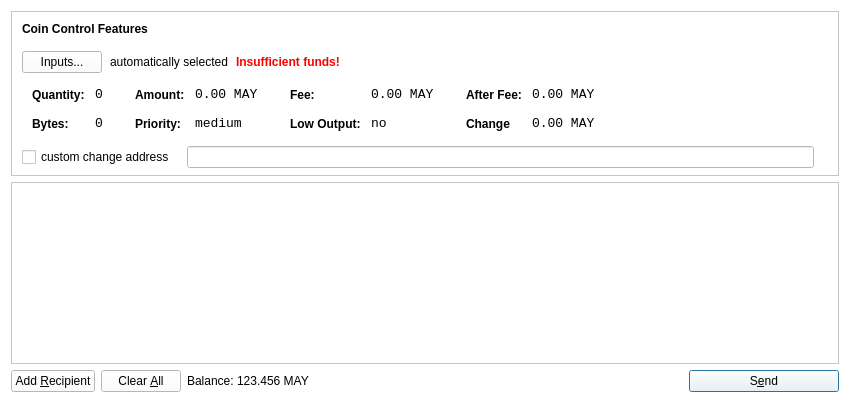
<?xml version="1.0" encoding="UTF-8"?>
<ui version="4.0">
 <class>SendCoinsDialog</class>
 <widget class="QDialog" name="SendCoinsDialog">
  <property name="geometry">
   <rect>
    <x>0</x>
    <y>0</y>
    <width>850</width>
    <height>400</height>
   </rect>
  </property>
  <property name="windowTitle">
   <string>Send Coins</string>
  </property>
  <property name="windowOpacity">
   <double>100.000000000000000</double>
  </property>
  <property name="autoFillBackground">
   <bool>false</bool>
  </property>
  <property name="styleSheet">
   <string notr="true">background-color: rgb(255, 255, 255);</string>
  </property>
  <layout class="QVBoxLayout" name="verticalLayout" stretch="0,1,0">
   <property name="bottomMargin">
    <number>8</number>
   </property>
   <item>
    <widget class="QFrame" name="frameCoinControl">
     <property name="sizePolicy">
      <sizepolicy hsizetype="Expanding" vsizetype="Expanding">
       <horstretch>0</horstretch>
       <verstretch>0</verstretch>
      </sizepolicy>
     </property>
     <property name="maximumSize">
      <size>
       <width>16777215</width>
       <height>16777215</height>
      </size>
     </property>
     <property name="frameShape">
      <enum>QFrame::StyledPanel</enum>
     </property>
     <property name="frameShadow">
      <enum>QFrame::Sunken</enum>
     </property>
     <layout class="QVBoxLayout" name="verticalLayoutCoinControl2">
      <property name="spacing">
       <number>6</number>
      </property>
      <property name="leftMargin">
       <number>0</number>
      </property>
      <property name="topMargin">
       <number>0</number>
      </property>
      <property name="rightMargin">
       <number>0</number>
      </property>
      <property name="bottomMargin">
       <number>6</number>
      </property>
      <item>
       <layout class="QVBoxLayout" name="verticalLayoutCoinControl" stretch="0,0,0,0,1">
        <property name="spacing">
         <number>0</number>
        </property>
        <property name="leftMargin">
         <number>10</number>
        </property>
        <property name="topMargin">
         <number>10</number>
        </property>
        <item>
         <layout class="QHBoxLayout" name="horizontalLayoutCoinControl1">
          <property name="bottomMargin">
           <number>15</number>
          </property>
          <item>
           <widget class="QLabel" name="labelCoinControlFeatures">
            <property name="sizePolicy">
             <sizepolicy hsizetype="Preferred" vsizetype="Maximum">
              <horstretch>0</horstretch>
              <verstretch>0</verstretch>
             </sizepolicy>
            </property>
            <property name="font">
             <font>
              <weight>75</weight>
              <bold>true</bold>
             </font>
            </property>
            <property name="styleSheet">
             <string notr="true">font-weight:bold;</string>
            </property>
            <property name="text">
             <string>Coin Control Features</string>
            </property>
           </widget>
          </item>
         </layout>
        </item>
        <item>
         <layout class="QHBoxLayout" name="horizontalLayoutCoinControl2" stretch="0,0,0,0">
          <property name="spacing">
           <number>8</number>
          </property>
          <property name="bottomMargin">
           <number>10</number>
          </property>
          <item>
           <widget class="QPushButton" name="pushButtonCoinControl">
            <property name="styleSheet">
             <string notr="true"/>
            </property>
            <property name="text">
             <string>Inputs...</string>
            </property>
           </widget>
          </item>
          <item>
           <widget class="QLabel" name="labelCoinControlAutomaticallySelected">
            <property name="text">
             <string>automatically selected</string>
            </property>
            <property name="margin">
             <number>5</number>
            </property>
           </widget>
          </item>
          <item>
           <widget class="QLabel" name="labelCoinControlInsuffFunds">
            <property name="font">
             <font>
              <weight>75</weight>
              <bold>true</bold>
             </font>
            </property>
            <property name="styleSheet">
             <string notr="true">color:red;font-weight:bold;</string>
            </property>
            <property name="text">
             <string>Insufficient funds!</string>
            </property>
            <property name="margin">
             <number>5</number>
            </property>
           </widget>
          </item>
          <item>
           <spacer name="horizontalSpacerCoinControl">
            <property name="orientation">
             <enum>Qt::Horizontal</enum>
            </property>
            <property name="sizeHint" stdset="0">
             <size>
              <width>40</width>
              <height>1</height>
             </size>
            </property>
           </spacer>
          </item>
         </layout>
        </item>
        <item>
         <widget class="QWidget" name="widgetCoinControl" native="true">
          <property name="sizePolicy">
           <sizepolicy hsizetype="Preferred" vsizetype="Preferred">
            <horstretch>0</horstretch>
            <verstretch>0</verstretch>
           </sizepolicy>
          </property>
          <property name="minimumSize">
           <size>
            <width>0</width>
            <height>0</height>
           </size>
          </property>
          <property name="styleSheet">
           <string notr="true"/>
          </property>
          <layout class="QHBoxLayout" name="horizontalLayoutCoinControl5">
           <property name="leftMargin">
            <number>0</number>
           </property>
           <property name="topMargin">
            <number>0</number>
           </property>
           <property name="rightMargin">
            <number>0</number>
           </property>
           <property name="bottomMargin">
            <number>0</number>
           </property>
           <item>
            <layout class="QHBoxLayout" name="horizontalLayoutCoinControl3" stretch="0,0,0,1">
             <property name="spacing">
              <number>20</number>
             </property>
             <property name="topMargin">
              <number>0</number>
             </property>
             <property name="bottomMargin">
              <number>10</number>
             </property>
             <item>
              <layout class="QFormLayout" name="formLayoutCoinControl1">
               <property name="horizontalSpacing">
                <number>10</number>
               </property>
               <property name="verticalSpacing">
                <number>14</number>
               </property>
               <property name="leftMargin">
                <number>10</number>
               </property>
               <property name="topMargin">
                <number>4</number>
               </property>
               <property name="rightMargin">
                <number>6</number>
               </property>
               <item row="0" column="0">
                <widget class="QLabel" name="labelCoinControlQuantityText">
                 <property name="styleSheet">
                  <string notr="true">font-weight:bold;</string>
                 </property>
                 <property name="text">
                  <string>Quantity:</string>
                 </property>
                 <property name="margin">
                  <number>0</number>
                 </property>
                </widget>
               </item>
               <item row="0" column="1">
                <widget class="QLabel" name="labelCoinControlQuantity">
                 <property name="font">
                  <font>
                   <family>Monospace</family>
                   <pointsize>10</pointsize>
                  </font>
                 </property>
                 <property name="cursor">
                  <cursorShape>IBeamCursor</cursorShape>
                 </property>
                 <property name="contextMenuPolicy">
                  <enum>Qt::ActionsContextMenu</enum>
                 </property>
                 <property name="text">
                  <string>0</string>
                 </property>
                 <property name="margin">
                  <number>0</number>
                 </property>
                 <property name="textInteractionFlags">
                  <set>Qt::LinksAccessibleByMouse|Qt::TextSelectableByKeyboard|Qt::TextSelectableByMouse</set>
                 </property>
                </widget>
               </item>
               <item row="1" column="0">
                <widget class="QLabel" name="labelCoinControlBytesText">
                 <property name="styleSheet">
                  <string notr="true">font-weight:bold;</string>
                 </property>
                 <property name="text">
                  <string>Bytes:</string>
                 </property>
                </widget>
               </item>
               <item row="1" column="1">
                <widget class="QLabel" name="labelCoinControlBytes">
                 <property name="font">
                  <font>
                   <family>Monospace</family>
                   <pointsize>10</pointsize>
                  </font>
                 </property>
                 <property name="cursor">
                  <cursorShape>IBeamCursor</cursorShape>
                 </property>
                 <property name="contextMenuPolicy">
                  <enum>Qt::ActionsContextMenu</enum>
                 </property>
                 <property name="text">
                  <string>0</string>
                 </property>
                 <property name="textInteractionFlags">
                  <set>Qt::LinksAccessibleByMouse|Qt::TextSelectableByKeyboard|Qt::TextSelectableByMouse</set>
                 </property>
                </widget>
               </item>
              </layout>
             </item>
             <item>
              <layout class="QFormLayout" name="formLayoutCoinControl2">
               <property name="horizontalSpacing">
                <number>10</number>
               </property>
               <property name="verticalSpacing">
                <number>14</number>
               </property>
               <property name="leftMargin">
                <number>6</number>
               </property>
               <property name="topMargin">
                <number>4</number>
               </property>
               <property name="rightMargin">
                <number>6</number>
               </property>
               <item row="0" column="0">
                <widget class="QLabel" name="labelCoinControlAmountText">
                 <property name="styleSheet">
                  <string notr="true">font-weight:bold;</string>
                 </property>
                 <property name="text">
                  <string>Amount:</string>
                 </property>
                 <property name="margin">
                  <number>0</number>
                 </property>
                </widget>
               </item>
               <item row="0" column="1">
                <widget class="QLabel" name="labelCoinControlAmount">
                 <property name="font">
                  <font>
                   <family>Monospace</family>
                   <pointsize>10</pointsize>
                  </font>
                 </property>
                 <property name="cursor">
                  <cursorShape>IBeamCursor</cursorShape>
                 </property>
                 <property name="contextMenuPolicy">
                  <enum>Qt::ActionsContextMenu</enum>
                 </property>
                 <property name="text">
                  <string>0.00 MAY</string>
                 </property>
                 <property name="textInteractionFlags">
                  <set>Qt::LinksAccessibleByMouse|Qt::TextSelectableByKeyboard|Qt::TextSelectableByMouse</set>
                 </property>
                </widget>
               </item>
               <item row="1" column="0">
                <widget class="QLabel" name="labelCoinControlPriorityText">
                 <property name="styleSheet">
                  <string notr="true">font-weight:bold;</string>
                 </property>
                 <property name="text">
                  <string>Priority:</string>
                 </property>
                </widget>
               </item>
               <item row="1" column="1">
                <widget class="QLabel" name="labelCoinControlPriority">
                 <property name="font">
                  <font>
                   <family>Monospace</family>
                   <pointsize>10</pointsize>
                  </font>
                 </property>
                 <property name="cursor">
                  <cursorShape>IBeamCursor</cursorShape>
                 </property>
                 <property name="contextMenuPolicy">
                  <enum>Qt::ActionsContextMenu</enum>
                 </property>
                 <property name="text">
                  <string>medium</string>
                 </property>
                 <property name="textInteractionFlags">
                  <set>Qt::LinksAccessibleByMouse|Qt::TextSelectableByKeyboard|Qt::TextSelectableByMouse</set>
                 </property>
                </widget>
               </item>
              </layout>
             </item>
             <item>
              <layout class="QFormLayout" name="formLayoutCoinControl3">
               <property name="horizontalSpacing">
                <number>10</number>
               </property>
               <property name="verticalSpacing">
                <number>14</number>
               </property>
               <property name="leftMargin">
                <number>6</number>
               </property>
               <property name="topMargin">
                <number>4</number>
               </property>
               <property name="rightMargin">
                <number>6</number>
               </property>
               <item row="0" column="0">
                <widget class="QLabel" name="labelCoinControlFeeText">
                 <property name="styleSheet">
                  <string notr="true">font-weight:bold;</string>
                 </property>
                 <property name="text">
                  <string>Fee:</string>
                 </property>
                 <property name="margin">
                  <number>0</number>
                 </property>
                </widget>
               </item>
               <item row="0" column="1">
                <widget class="QLabel" name="labelCoinControlFee">
                 <property name="font">
                  <font>
                   <family>Monospace</family>
                   <pointsize>10</pointsize>
                  </font>
                 </property>
                 <property name="cursor">
                  <cursorShape>IBeamCursor</cursorShape>
                 </property>
                 <property name="contextMenuPolicy">
                  <enum>Qt::ActionsContextMenu</enum>
                 </property>
                 <property name="text">
                  <string>0.00 MAY</string>
                 </property>
                 <property name="textInteractionFlags">
                  <set>Qt::LinksAccessibleByMouse|Qt::TextSelectableByKeyboard|Qt::TextSelectableByMouse</set>
                 </property>
                </widget>
               </item>
               <item row="1" column="0">
                <widget class="QLabel" name="labelCoinControlLowOutputText">
                 <property name="styleSheet">
                  <string notr="true">font-weight:bold;</string>
                 </property>
                 <property name="text">
                  <string>Low Output:</string>
                 </property>
                </widget>
               </item>
               <item row="1" column="1">
                <widget class="QLabel" name="labelCoinControlLowOutput">
                 <property name="font">
                  <font>
                   <family>Monospace</family>
                   <pointsize>10</pointsize>
                  </font>
                 </property>
                 <property name="cursor">
                  <cursorShape>IBeamCursor</cursorShape>
                 </property>
                 <property name="contextMenuPolicy">
                  <enum>Qt::ActionsContextMenu</enum>
                 </property>
                 <property name="text">
                  <string>no</string>
                 </property>
                 <property name="textInteractionFlags">
                  <set>Qt::LinksAccessibleByMouse|Qt::TextSelectableByKeyboard|Qt::TextSelectableByMouse</set>
                 </property>
                </widget>
               </item>
              </layout>
             </item>
             <item>
              <layout class="QFormLayout" name="formLayoutCoinControl4">
               <property name="horizontalSpacing">
                <number>10</number>
               </property>
               <property name="verticalSpacing">
                <number>14</number>
               </property>
               <property name="leftMargin">
                <number>6</number>
               </property>
               <property name="topMargin">
                <number>4</number>
               </property>
               <property name="rightMargin">
                <number>6</number>
               </property>
               <item row="0" column="0">
                <widget class="QLabel" name="labelCoinControlAfterFeeText">
                 <property name="styleSheet">
                  <string notr="true">font-weight:bold;</string>
                 </property>
                 <property name="text">
                  <string>After Fee:</string>
                 </property>
                 <property name="margin">
                  <number>0</number>
                 </property>
                </widget>
               </item>
               <item row="0" column="1">
                <widget class="QLabel" name="labelCoinControlAfterFee">
                 <property name="font">
                  <font>
                   <family>Monospace</family>
                   <pointsize>10</pointsize>
                  </font>
                 </property>
                 <property name="cursor">
                  <cursorShape>IBeamCursor</cursorShape>
                 </property>
                 <property name="contextMenuPolicy">
                  <enum>Qt::ActionsContextMenu</enum>
                 </property>
                 <property name="text">
                  <string>0.00 MAY</string>
                 </property>
                 <property name="textInteractionFlags">
                  <set>Qt::LinksAccessibleByMouse|Qt::TextSelectableByKeyboard|Qt::TextSelectableByMouse</set>
                 </property>
                </widget>
               </item>
               <item row="1" column="0">
                <widget class="QLabel" name="labelCoinControlChangeText">
                 <property name="styleSheet">
                  <string notr="true">font-weight:bold;</string>
                 </property>
                 <property name="text">
                  <string>Change</string>
                 </property>
                </widget>
               </item>
               <item row="1" column="1">
                <widget class="QLabel" name="labelCoinControlChange">
                 <property name="font">
                  <font>
                   <family>Monospace</family>
                   <pointsize>10</pointsize>
                  </font>
                 </property>
                 <property name="cursor">
                  <cursorShape>IBeamCursor</cursorShape>
                 </property>
                 <property name="contextMenuPolicy">
                  <enum>Qt::ActionsContextMenu</enum>
                 </property>
                 <property name="text">
                  <string>0.00 MAY</string>
                 </property>
                 <property name="textInteractionFlags">
                  <set>Qt::LinksAccessibleByMouse|Qt::TextSelectableByKeyboard|Qt::TextSelectableByMouse</set>
                 </property>
                </widget>
               </item>
              </layout>
             </item>
            </layout>
           </item>
          </layout>
         </widget>
        </item>
        <item>
         <layout class="QHBoxLayout" name="horizontalLayoutCoinControl4" stretch="0,0,0">
          <property name="spacing">
           <number>12</number>
          </property>
          <property name="sizeConstraint">
           <enum>QLayout::SetDefaultConstraint</enum>
          </property>
          <property name="topMargin">
           <number>5</number>
          </property>
          <property name="rightMargin">
           <number>5</number>
          </property>
          <item>
           <widget class="QCheckBox" name="checkBoxCoinControlChange">
            <property name="text">
             <string>custom change address</string>
            </property>
           </widget>
          </item>
          <item>
           <widget class="QLineEdit" name="lineEditCoinControlChange">
            <property name="enabled">
             <bool>false</bool>
            </property>
            <property name="sizePolicy">
             <sizepolicy hsizetype="Expanding" vsizetype="Fixed">
              <horstretch>0</horstretch>
              <verstretch>0</verstretch>
             </sizepolicy>
            </property>
           </widget>
          </item>
          <item>
           <widget class="QLabel" name="labelCoinControlChangeLabel">
            <property name="sizePolicy">
             <sizepolicy hsizetype="Preferred" vsizetype="Expanding">
              <horstretch>0</horstretch>
              <verstretch>0</verstretch>
             </sizepolicy>
            </property>
            <property name="minimumSize">
             <size>
              <width>0</width>
              <height>0</height>
             </size>
            </property>
            <property name="text">
             <string/>
            </property>
            <property name="margin">
             <number>3</number>
            </property>
           </widget>
          </item>
         </layout>
        </item>
        <item>
         <spacer name="verticalSpacerCoinControl">
          <property name="orientation">
           <enum>Qt::Vertical</enum>
          </property>
          <property name="sizeHint" stdset="0">
           <size>
            <width>800</width>
            <height>1</height>
           </size>
          </property>
         </spacer>
        </item>
       </layout>
      </item>
     </layout>
    </widget>
   </item>
   <item>
    <widget class="QScrollArea" name="scrollArea">
     <property name="widgetResizable">
      <bool>true</bool>
     </property>
     <widget class="QWidget" name="scrollAreaWidgetContents">
      <property name="geometry">
       <rect>
        <x>0</x>
        <y>0</y>
        <width>832</width>
        <height>159</height>
       </rect>
      </property>
      <layout class="QVBoxLayout" name="verticalLayout_2">
       <property name="leftMargin">
        <number>0</number>
       </property>
       <property name="topMargin">
        <number>0</number>
       </property>
       <property name="rightMargin">
        <number>0</number>
       </property>
       <property name="bottomMargin">
        <number>0</number>
       </property>
       <item>
        <layout class="QVBoxLayout" name="entries">
         <property name="spacing">
          <number>6</number>
         </property>
        </layout>
       </item>
       <item>
        <spacer name="verticalSpacer">
         <property name="orientation">
          <enum>Qt::Vertical</enum>
         </property>
         <property name="sizeHint" stdset="0">
          <size>
           <width>20</width>
           <height>40</height>
          </size>
         </property>
        </spacer>
       </item>
      </layout>
     </widget>
    </widget>
   </item>
   <item>
    <layout class="QHBoxLayout" name="horizontalLayout">
     <item>
      <widget class="QPushButton" name="addButton">
       <property name="toolTip">
        <string>Send to multiple recipients at once</string>
       </property>
       <property name="text">
        <string>Add &amp;Recipient</string>
       </property>
       <property name="icon">
        <iconset resource="../bitcoin.qrc">
         <normaloff>:/icons/add</normaloff>:/icons/add</iconset>
       </property>
       <property name="autoDefault">
        <bool>false</bool>
       </property>
      </widget>
     </item>
     <item>
      <widget class="QPushButton" name="clearButton">
       <property name="sizePolicy">
        <sizepolicy hsizetype="Minimum" vsizetype="Fixed">
         <horstretch>0</horstretch>
         <verstretch>0</verstretch>
        </sizepolicy>
       </property>
       <property name="toolTip">
        <string>Remove all transaction fields</string>
       </property>
       <property name="text">
        <string>Clear &amp;All</string>
       </property>
       <property name="icon">
        <iconset resource="../bitcoin.qrc">
         <normaloff>:/icons/remove</normaloff>:/icons/remove</iconset>
       </property>
       <property name="autoRepeatDelay">
        <number>300</number>
       </property>
       <property name="autoDefault">
        <bool>false</bool>
       </property>
      </widget>
     </item>
     <item>
      <layout class="QHBoxLayout" name="horizontalLayout_2">
       <property name="spacing">
        <number>3</number>
       </property>
       <item>
        <widget class="QLabel" name="label">
         <property name="sizePolicy">
          <sizepolicy hsizetype="Preferred" vsizetype="Fixed">
           <horstretch>0</horstretch>
           <verstretch>0</verstretch>
          </sizepolicy>
         </property>
         <property name="text">
          <string>Balance:</string>
         </property>
        </widget>
       </item>
       <item>
        <widget class="QLabel" name="labelBalance">
         <property name="sizePolicy">
          <sizepolicy hsizetype="Preferred" vsizetype="Fixed">
           <horstretch>0</horstretch>
           <verstretch>0</verstretch>
          </sizepolicy>
         </property>
         <property name="cursor">
          <cursorShape>IBeamCursor</cursorShape>
         </property>
         <property name="text">
          <string>123.456 MAY</string>
         </property>
         <property name="textInteractionFlags">
          <set>Qt::LinksAccessibleByMouse|Qt::TextSelectableByKeyboard|Qt::TextSelectableByMouse</set>
         </property>
        </widget>
       </item>
      </layout>
     </item>
     <item>
      <spacer name="horizontalSpacer">
       <property name="orientation">
        <enum>Qt::Horizontal</enum>
       </property>
       <property name="sizeHint" stdset="0">
        <size>
         <width>40</width>
         <height>20</height>
        </size>
       </property>
      </spacer>
     </item>
     <item>
      <widget class="QPushButton" name="sendButton">
       <property name="minimumSize">
        <size>
         <width>150</width>
         <height>0</height>
        </size>
       </property>
       <property name="toolTip">
        <string>Confirm the send action</string>
       </property>
       <property name="text">
        <string>S&amp;end</string>
       </property>
       <property name="icon">
        <iconset resource="../bitcoin.qrc">
         <normaloff>:/icons/send</normaloff>:/icons/send</iconset>
       </property>
       <property name="default">
        <bool>true</bool>
       </property>
      </widget>
     </item>
    </layout>
   </item>
  </layout>
 </widget>
 <resources>
  <include location="../bitcoin.qrc"/>
 </resources>
 <connections/>
</ui>
